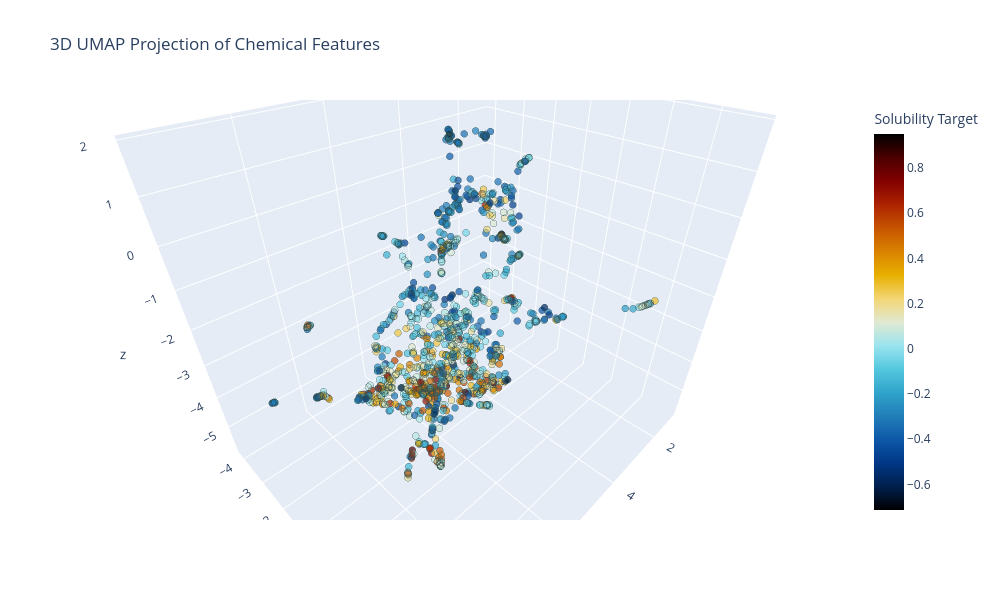

The notebook cell saved with this chart:
### Code cell
umap_3d = umap.UMAP(n_components=3, n_neighbors=15, min_dist=0.1, random_state=42)
X_umap_3d = umap_3d.fit_transform(X_scaled)

fig = px.scatter_3d(
    x=X_umap_3d[:, 0], 
    y=X_umap_3d[:, 1], 
    z=X_umap_3d[:, 2],
    color=y,
    color_continuous_scale='icefire', 
    title="3D UMAP Projection of Chemical Features",
    labels={'color': 'Solubility Target'},
    width=1000,   
    height=600   
)

fig.update_traces(marker=dict(size=4, opacity=0.7, line=dict(width=0.5, color='DarkSlateGrey')))
camera_zoom = dict(
    eye=dict(x=0.8, y=0.8, z=0.8) 
)
fig.update_layout(scene_camera=camera_zoom)
fig.show()

### Figure 1 — Plotly figure (JSON) as saved in the notebook; plotly's stock layout.template omitted (floating-point values rounded to 4 significant figures; data arrays with more than 128 entries replaced by an {"elided": "..."} marker saying what was removed)
{"data": [{"hovertemplate": "x=%{x}<br>y=%{y}<br>z=%{z}<br>Solubility Target=%{marker.color}<extra></extra>", "legendgroup": "", "marker": {"color": {"elided": "1087 float values"}, "coloraxis": "coloraxis", "line": {"color": "DarkSlateGrey", "width": 0.5}, "opacity": 0.7, "size": 4, "symbol": "circle"}, "mode": "markers", "name": "", "scene": "scene", "showlegend": false, "type": "scatter3d", "x": {"elided": "1087 float values"}, "y": {"elided": "1087 float values"}, "z": {"elided": "1087 float values"}}], "layout": {"coloraxis": {"autocolorscale": false, "colorbar": {"title": {"text": "Solubility Target"}}, "colorscale": [[0, "#000000"], [0.0625, "#001f4d"], [0.125, "#003786"], [0.1875, "#0e58a8"], [0.25, "#217eb8"], [0.3125, "#30a4ca"], [0.375, "#54c8df"], [0.4375, "#9be4ef"], [0.5, "#e1e9d1"], [0.5625, "#f3d573"], [0.625, "#e7b000"], [0.6875, "#da8200"], [0.75, "#c65400"], [0.8125, "#ac2301"], [0.875, "#820000"], [0.9375, "#4c0000"], [1, "#000000"]]}, "height": 600, "legend": {"tracegroupgap": 0}, "scene": {"camera": {"eye": {"x": 0.8, "y": 0.8, "z": 0.8}}, "domain": {"x": [0, 1], "y": [0, 1]}, "xaxis": {"title": {"text": "x"}}, "yaxis": {"title": {"text": "y"}}, "zaxis": {"title": {"text": "z"}}}, "title": {"text": "3D UMAP Projection of Chemical Features"}, "width": 1000}}
